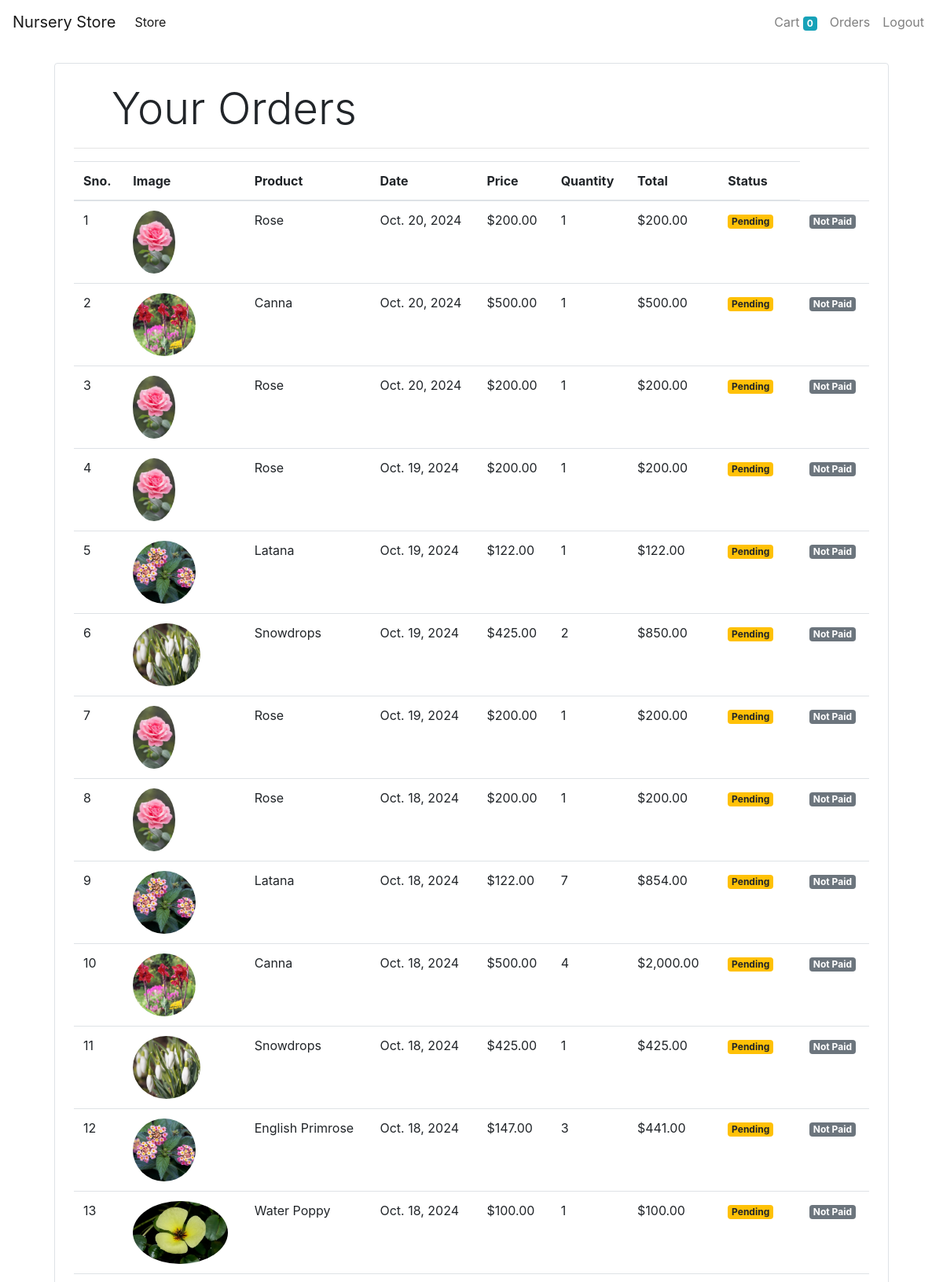
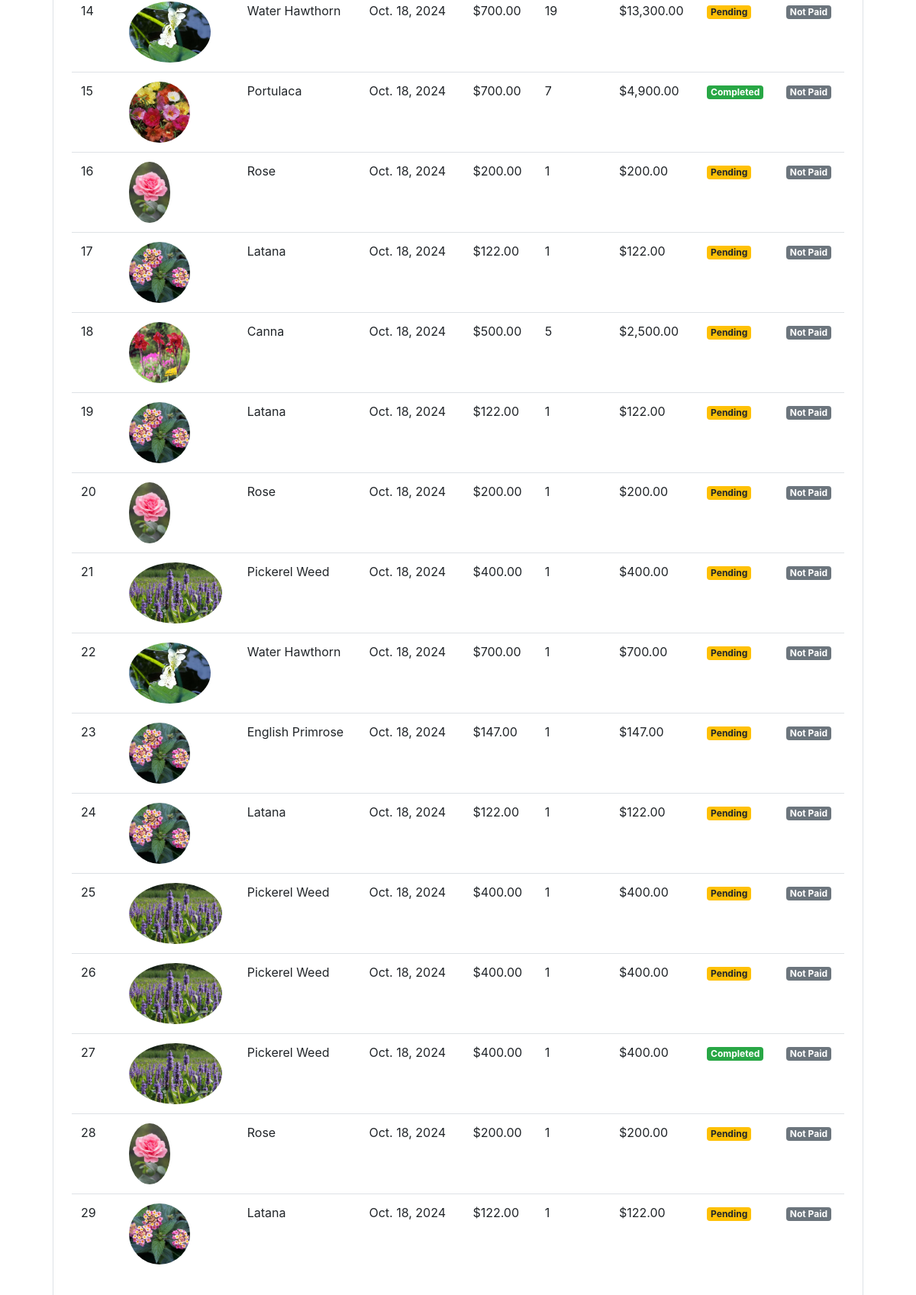
The page /orders (signed in) on the database its author committed (2 pictures, top to bottom).
### store/models/orders.py (models this page shows, shortened)
class Order(models.Model):
    PAYMENT_METHOD_CHOICES = [
        ('cod', 'Cash on Delivery'),
        ('online', 'Online Payment'),
    ]
    product = models.ForeignKey(Product, on_delete=models.CASCADE)
    customer = models.ForeignKey(Customer, on_delete=models.CASCADE)
    quantity = models.IntegerField(default=1)
    price = models.DecimalField(max_digits=10, decimal_places=2)
    address = models.CharField(max_length=255, default='', blank=True)
    phone = models.CharField(max_length=50, default='', blank=True)
    date = models.DateField(default=timezone.now)
    status = models.BooleanField(default=False)  # Indicates if order is completed
    paid = models.BooleanField(default=False)  # New field to track payment status
    payment_method = models.CharField(max_length=20, choices=PAYMENT_METHOD_CHOICES)
    @staticmethod
    def get_orders_by_customer(customer_id):
        return Order.objects.filter(customer=customer_id).order_by('-date')
    def __str__(self):
        return f"Order #{self.id} - {self.product.name} for {self.customer.first_name} {self.customer.last_name} - {self.payment_method}"

### store/models/product.py (models this page shows, shortened)
class Product(models.Model):
    name = models.CharField(max_length=100)
    price = models.DecimalField(max_digits=10, decimal_places=2)
    description = models.TextField()
    category = models.ForeignKey(Category, on_delete=models.CASCADE)
    image = models.ImageField(upload_to='products/', blank=True, null=True, default='path/to/default/image.jpg') # Ensure blank and null are set

### store/middlewares/auth.py (the view)
    def middleware(request):
        print(request.session.get('customer'))
        returnUrl = request.META['PATH_INFO']
        print(request.META['PATH_INFO'])
        if not request.session.get('customer'):
           return redirect(f'login?return_url={returnUrl}')
        response = get_response(request)
        return response

### store/templatetags/custom_filter.py (called while the page is built)
@register.filter
def currency(value):
    try:
        value = float(value)
        return "${:,.2f}".format(value)  # Format as currency
    except (ValueError, TypeError):
        return value  # Format value as currency

@register.filter(name='multiply')
def multiply(number, number1):
    return number * number1

### store/views/orders.py (called while the page is built)
    def get(self , request ):
        customer = request.session.get('customer')
        orders = Order.get_orders_by_customer(customer)
        print(orders)
        return render(request , 'orders.html'  , {'orders' : orders})

### store/templates/orders.html
{% extends 'base.html' %}
{% block content %}
{% load cart %}
{% load custom_filter %}
<div class="container">
   <div class="border rounded p-4 m-4">
        <p class="display-4 pl-4 ml-4">Your Orders</p>
        <hr>
        <table class="table">
            <thead>
                <tr>
                    <th>Sno.</th>
                    <th>Image</th>
                    <th>Product</th>
                    <th>Date</th>
                    <th>Price</th>
                    <th>Quantity</th>
                    <th>Total</th>
                    <th>Status</th>
                </tr>
            </thead>
            <tbody>
                {% for order in orders %}
                <tr>
                    <td>{{forloop.counter}}</td>
                    <td><img style="height: 80px;" class="rounded-circle" src="{{order.product.image.url}}" alt=""></td>
                    <td>{{order.product.name}}</td>
                    <td>{{order.date}}</td>
                    <td>{{order.price|currency}}</td>
                    <td>{{order.quantity}}</td>
                    <td>{{order.quantity|multiply:order.price|currency}}</td>
                    {% if order.status %}
                    <td><small class="badge badge-success">Completed</small></td>
                    {% else %}
                    <td><small class="badge badge-warning">Pending</small></td>
                    {% endif %}
                    <td>
                        {% if order.paid %}
                        <small class="badge badge-primary">Paid</small>
                        {% else %}
                        <small class="badge badge-secondary">Not Paid</small>
                        {% endif %}
                    </td>
                </tr>
                {% endfor %}
            </tbody>
        </table>
   </div>
</div>
{% endblock %}

### rows shown on the page
Order: product.image (picture), product.name "Rose", date "Oct. 20, 2024", price "$200.00", quantity "1", quantity|multiply "$200.00", status "Pending", paid "Not Paid"
Order: product.image (picture), product.name "Canna", date "Oct. 20, 2024", price "$500.00", quantity "1", quantity|multiply "$500.00", status "Pending", paid "Not Paid"
Order: product.image (picture), product.name "Rose", date "Oct. 20, 2024", price "$200.00", quantity "1", quantity|multiply "$200.00", status "Pending", paid "Not Paid"
Order: product.image (picture), product.name "Rose", date "Oct. 19, 2024", price "$200.00", quantity "1", quantity|multiply "$200.00", status "Pending", paid "Not Paid"
Order: product.image (picture), product.name "Latana", date "Oct. 19, 2024", price "$122.00", quantity "1", quantity|multiply "$122.00", status "Pending", paid "Not Paid"
Order: product.image (picture), product.name "Snowdrops", date "Oct. 19, 2024", price "$425.00", quantity "2", quantity|multiply "$850.00", status "Pending", paid "Not Paid"
Order: product.image (picture), product.name "Rose", date "Oct. 19, 2024", price "$200.00", quantity "1", quantity|multiply "$200.00", status "Pending", paid "Not Paid"
Order: product.image (picture), product.name "Rose", date "Oct. 18, 2024", price "$200.00", quantity "1", quantity|multiply "$200.00", status "Pending", paid "Not Paid"
Order: product.image (picture), product.name "Latana", date "Oct. 18, 2024", price "$122.00", quantity "7", quantity|multiply "$854.00", status "Pending", paid "Not Paid"
Order: product.image (picture), product.name "Canna", date "Oct. 18, 2024", price "$500.00", quantity "4", quantity|multiply "$2,000.00", status "Pending", paid "Not Paid"
Order: product.image (picture), product.name "Snowdrops", date "Oct. 18, 2024", price "$425.00", quantity "1", quantity|multiply "$425.00", status "Pending", paid "Not Paid"
Order: product.image (picture), product.name "English Primrose", date "Oct. 18, 2024", price "$147.00", quantity "3", quantity|multiply "$441.00", status "Pending", paid "Not Paid"
Order: product.image (picture), product.name "Water Poppy", date "Oct. 18, 2024", price "$100.00", quantity "1", quantity|multiply "$100.00", status "Pending", paid "Not Paid"
Order: product.image (picture), product.name "Water Hawthorn", date "Oct. 18, 2024", price "$700.00", quantity "19", quantity|multiply "$13,300.00", status "Pending", paid "Not Paid"
Order: product.image (picture), product.name "Portulaca", date "Oct. 18, 2024", price "$700.00", quantity "7", quantity|multiply "$4,900.00", status "Completed", paid "Not Paid"
Order: product.image (picture), product.name "Rose", date "Oct. 18, 2024", price "$200.00", quantity "1", quantity|multiply "$200.00", status "Pending", paid "Not Paid"
Order: product.image (picture), product.name "Latana", date "Oct. 18, 2024", price "$122.00", quantity "1", quantity|multiply "$122.00", status "Pending", paid "Not Paid"
Order: product.image (picture), product.name "Canna", date "Oct. 18, 2024", price "$500.00", quantity "5", quantity|multiply "$2,500.00", status "Pending", paid "Not Paid"
Order: product.image (picture), product.name "Latana", date "Oct. 18, 2024", price "$122.00", quantity "1", quantity|multiply "$122.00", status "Pending", paid "Not Paid"
Order: product.image (picture), product.name "Rose", date "Oct. 18, 2024", price "$200.00", quantity "1", quantity|multiply "$200.00", status "Pending", paid "Not Paid"
Order: product.image (picture), product.name "Pickerel Weed", date "Oct. 18, 2024", price "$400.00", quantity "1", quantity|multiply "$400.00", status "Pending", paid "Not Paid"
Order: product.image (picture), product.name "Water Hawthorn", date "Oct. 18, 2024", price "$700.00", quantity "1", quantity|multiply "$700.00", status "Pending", paid "Not Paid"
Order: product.image (picture), product.name "English Primrose", date "Oct. 18, 2024", price "$147.00", quantity "1", quantity|multiply "$147.00", status "Pending", paid "Not Paid"
Order: product.image (picture), product.name "Latana", date "Oct. 18, 2024", price "$122.00", quantity "1", quantity|multiply "$122.00", status "Pending", paid "Not Paid"
Order: product.image (picture), product.name "Pickerel Weed", date "Oct. 18, 2024", price "$400.00", quantity "1", quantity|multiply "$400.00", status "Pending", paid "Not Paid"
Order: product.image (picture), product.name "Pickerel Weed", date "Oct. 18, 2024", price "$400.00", quantity "1", quantity|multiply "$400.00", status "Pending", paid "Not Paid"
Order: product.image (picture), product.name "Pickerel Weed", date "Oct. 18, 2024", price "$400.00", quantity "1", quantity|multiply "$400.00", status "Completed", paid "Not Paid"
Order: product.image (picture), product.name "Rose", date "Oct. 18, 2024", price "$200.00", quantity "1", quantity|multiply "$200.00", status "Pending", paid "Not Paid"
Order: product.image (picture), product.name "Latana", date "Oct. 18, 2024", price "$122.00", quantity "1", quantity|multiply "$122.00", status "Pending", paid "Not Paid"

### other values the page prints
{{ request.session.cart.keys|length }} "0"
